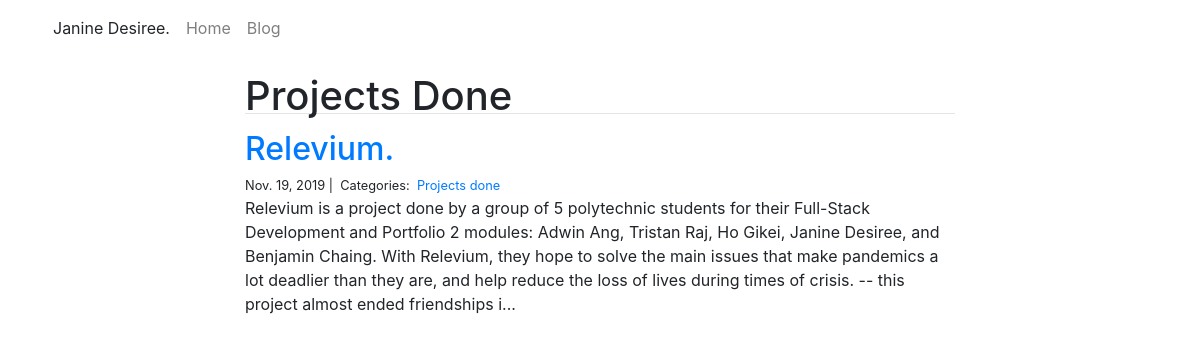
/blog/Projects done/, run on the app's committed database.
### blog/models.py (models this page shows)
class Category(models.Model):
    name = models.CharField(max_length=20)

class Post(models.Model):
    title = models.CharField(max_length=255)
    body = models.TextField()
    created_on = models.DateTimeField(auto_now_add=True)
    last_modified = models.DateTimeField(auto_now=True)
    categories = models.ManyToManyField('Category', related_name='posts')

### blog/views.py (the view)
# urls.py: path("<category>/", views.blog_category, name="blog_category"),
def blog_category(request, category):
    posts = Post.objects.filter(
        categories__name__contains=category
    ).order_by(
        '-created_on'
    )
    context = {
        "category": category,
        "posts": posts
    }
    return render(request, "blog_category.html", context)

### blog/templates/blog_category.html
{% extends "base.html" %}
{% block page_content %}
<div class="col-md-8 offset-md-2">
    <h1>{{ category | title }}</h1>
    <hr>
    {% for post in posts %}
        <h2><a href="{% url 'blog_detail' post.pk%}">{{ post.title }}</a></h2>
        <small>
            {{ post.created_on.date }} |&nbsp;
            Categories:&nbsp;
            {% for category in post.categories.all %}
            <a href="{% url 'blog_category' category.name %}">
                {{ category.name }}
            </a>&nbsp;
            {% endfor %}
        </small>
        <p>{{ post.body | slice:":400" }}...</p>
    {% endfor %}
</div>
{% endblock %}

### projects/static/css/style.css (style rules this page uses)
hr { margin-top: -15px !important; }

### data on the page
Category: name "Projects Done", name "Projects done"
Post: title "Relevium.", created_on "Nov. 19, 2019", body "Relevium is a project done by a group of 5 polytechnic students for their Full-Stack Development and Portfolio 2 modules: Adwin Ang, Tristan Raj, Ho Gikei, Janine Desiree, and Benjamin Chaing. With Relevium, they hope to solve the main issues that make pandemics a lot deadlier than they are, and help reduce the loss of lives during times of crisis. -- this project almost ended friendships i"
